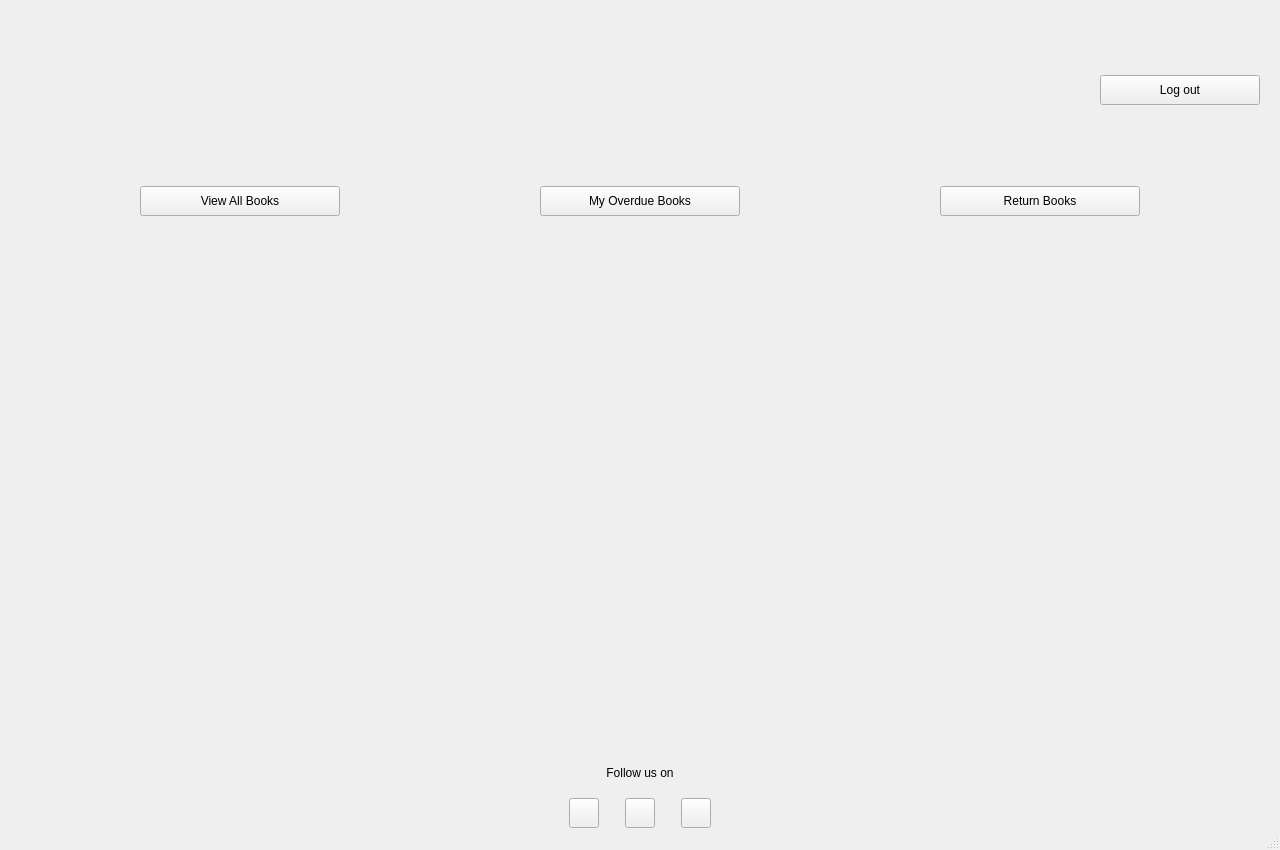
<?xml version="1.0" encoding="UTF-8"?>
<ui version="4.0">
 <class>MemberWindow</class>
 <widget class="QMainWindow" name="MemberWindow">
  <property name="geometry">
   <rect>
    <x>0</x>
    <y>0</y>
    <width>1280</width>
    <height>850</height>
   </rect>
  </property>
  <property name="minimumSize">
   <size>
    <width>1280</width>
    <height>850</height>
   </size>
  </property>
  <property name="maximumSize">
   <size>
    <width>1280</width>
    <height>850</height>
   </size>
  </property>
  <property name="windowTitle">
   <string>MainWindow</string>
  </property>
  <widget class="QWidget" name="centralwidget">
   <property name="maximumSize">
    <size>
     <width>1280</width>
     <height>850</height>
    </size>
   </property>
   <layout class="QVBoxLayout" name="verticalLayout_2">
    <property name="spacing">
     <number>0</number>
    </property>
    <property name="leftMargin">
     <number>0</number>
    </property>
    <property name="topMargin">
     <number>0</number>
    </property>
    <property name="rightMargin">
     <number>0</number>
    </property>
    <property name="bottomMargin">
     <number>0</number>
    </property>
    <item>
     <widget class="QWidget" name="header" native="true">
      <property name="minimumSize">
       <size>
        <width>1280</width>
        <height>200</height>
       </size>
      </property>
      <layout class="QVBoxLayout" name="verticalLayout">
       <property name="leftMargin">
        <number>0</number>
       </property>
       <property name="topMargin">
        <number>0</number>
       </property>
       <property name="rightMargin">
        <number>0</number>
       </property>
       <property name="bottomMargin">
        <number>0</number>
       </property>
       <item>
        <layout class="QHBoxLayout" name="horizontalLayout">
         <property name="spacing">
          <number>0</number>
         </property>
         <item>
          <spacer name="horizontalSpacer_2">
           <property name="orientation">
            <enum>Qt::Horizontal</enum>
           </property>
           <property name="sizeType">
            <enum>QSizePolicy::Maximum</enum>
           </property>
           <property name="sizeHint" stdset="0">
            <size>
             <width>20</width>
             <height>20</height>
            </size>
           </property>
          </spacer>
         </item>
         <item>
          <widget class="QLabel" name="logolabel">
           <property name="minimumSize">
            <size>
             <width>400</width>
             <height>120</height>
            </size>
           </property>
           <property name="maximumSize">
            <size>
             <width>400</width>
             <height>120</height>
            </size>
           </property>
           <property name="text">
            <string/>
           </property>
          </widget>
         </item>
         <item>
          <spacer name="horizontalSpacer">
           <property name="orientation">
            <enum>Qt::Horizontal</enum>
           </property>
           <property name="sizeHint" stdset="0">
            <size>
             <width>40</width>
             <height>20</height>
            </size>
           </property>
          </spacer>
         </item>
         <item>
          <widget class="QPushButton" name="logout_button">
           <property name="sizePolicy">
            <sizepolicy hsizetype="Minimum" vsizetype="Fixed">
             <horstretch>0</horstretch>
             <verstretch>0</verstretch>
            </sizepolicy>
           </property>
           <property name="minimumSize">
            <size>
             <width>160</width>
             <height>30</height>
            </size>
           </property>
           <property name="maximumSize">
            <size>
             <width>160</width>
             <height>30</height>
            </size>
           </property>
           <property name="text">
            <string>Log out</string>
           </property>
          </widget>
         </item>
         <item>
          <spacer name="horizontalSpacer_3">
           <property name="orientation">
            <enum>Qt::Horizontal</enum>
           </property>
           <property name="sizeType">
            <enum>QSizePolicy::Maximum</enum>
           </property>
           <property name="sizeHint" stdset="0">
            <size>
             <width>20</width>
             <height>20</height>
            </size>
           </property>
          </spacer>
         </item>
        </layout>
       </item>
       <item>
        <layout class="QHBoxLayout" name="horizontalLayout_2">
         <property name="spacing">
          <number>0</number>
         </property>
         <item>
          <spacer name="horizontalSpacer_4">
           <property name="orientation">
            <enum>Qt::Horizontal</enum>
           </property>
           <property name="sizeType">
            <enum>QSizePolicy::Maximum</enum>
           </property>
           <property name="sizeHint" stdset="0">
            <size>
             <width>140</width>
             <height>20</height>
            </size>
           </property>
          </spacer>
         </item>
         <item>
          <widget class="QPushButton" name="viewbooks_button">
           <property name="minimumSize">
            <size>
             <width>200</width>
             <height>30</height>
            </size>
           </property>
           <property name="maximumSize">
            <size>
             <width>200</width>
             <height>30</height>
            </size>
           </property>
           <property name="text">
            <string>View All Books</string>
           </property>
          </widget>
         </item>
         <item>
          <spacer name="horizontalSpacer_6">
           <property name="orientation">
            <enum>Qt::Horizontal</enum>
           </property>
           <property name="sizeHint" stdset="0">
            <size>
             <width>40</width>
             <height>20</height>
            </size>
           </property>
          </spacer>
         </item>
         <item>
          <widget class="QPushButton" name="overdue_button">
           <property name="minimumSize">
            <size>
             <width>200</width>
             <height>30</height>
            </size>
           </property>
           <property name="maximumSize">
            <size>
             <width>200</width>
             <height>30</height>
            </size>
           </property>
           <property name="text">
            <string>My Overdue Books</string>
           </property>
          </widget>
         </item>
         <item>
          <spacer name="horizontalSpacer_7">
           <property name="orientation">
            <enum>Qt::Horizontal</enum>
           </property>
           <property name="sizeHint" stdset="0">
            <size>
             <width>40</width>
             <height>20</height>
            </size>
           </property>
          </spacer>
         </item>
         <item>
          <widget class="QPushButton" name="return_button">
           <property name="minimumSize">
            <size>
             <width>200</width>
             <height>30</height>
            </size>
           </property>
           <property name="maximumSize">
            <size>
             <width>200</width>
             <height>30</height>
            </size>
           </property>
           <property name="text">
            <string>Return Books</string>
           </property>
          </widget>
         </item>
         <item>
          <spacer name="horizontalSpacer_5">
           <property name="orientation">
            <enum>Qt::Horizontal</enum>
           </property>
           <property name="sizeType">
            <enum>QSizePolicy::Maximum</enum>
           </property>
           <property name="sizeHint" stdset="0">
            <size>
             <width>140</width>
             <height>20</height>
            </size>
           </property>
          </spacer>
         </item>
        </layout>
       </item>
      </layout>
     </widget>
    </item>
    <item>
     <layout class="QGridLayout" name="activeLayout">
      <property name="spacing">
       <number>6</number>
      </property>
      <item row="0" column="0">
       <spacer name="activeSpacer">
        <property name="orientation">
         <enum>Qt::Horizontal</enum>
        </property>
        <property name="sizeType">
         <enum>QSizePolicy::Minimum</enum>
        </property>
        <property name="sizeHint" stdset="0">
         <size>
          <width>0</width>
          <height>0</height>
         </size>
        </property>
       </spacer>
      </item>
      <item row="2" column="0">
       <spacer name="verticalSpacer_2">
        <property name="orientation">
         <enum>Qt::Vertical</enum>
        </property>
        <property name="sizeType">
         <enum>QSizePolicy::Fixed</enum>
        </property>
        <property name="sizeHint" stdset="0">
         <size>
          <width>0</width>
          <height>500</height>
         </size>
        </property>
       </spacer>
      </item>
      <item row="2" column="1">
       <widget class="QLabel" name="background">
        <property name="minimumSize">
         <size>
          <width>1280</width>
          <height>500</height>
         </size>
        </property>
        <property name="text">
         <string/>
        </property>
       </widget>
      </item>
     </layout>
    </item>
    <item>
     <widget class="QLabel" name="followus">
      <property name="minimumSize">
       <size>
        <width>1280</width>
        <height>50</height>
       </size>
      </property>
      <property name="maximumSize">
       <size>
        <width>1280</width>
        <height>50</height>
       </size>
      </property>
      <property name="text">
       <string>Follow us on</string>
      </property>
      <property name="alignment">
       <set>Qt::AlignCenter</set>
      </property>
     </widget>
    </item>
    <item>
     <layout class="QHBoxLayout" name="horizontalLayout_3">
      <property name="spacing">
       <number>6</number>
      </property>
      <item>
       <spacer name="horizontalSpacer_10">
        <property name="orientation">
         <enum>Qt::Horizontal</enum>
        </property>
        <property name="sizeHint" stdset="0">
         <size>
          <width>40</width>
          <height>20</height>
         </size>
        </property>
       </spacer>
      </item>
      <item>
       <widget class="QPushButton" name="facebookButton">
        <property name="minimumSize">
         <size>
          <width>30</width>
          <height>30</height>
         </size>
        </property>
        <property name="maximumSize">
         <size>
          <width>30</width>
          <height>30</height>
         </size>
        </property>
        <property name="text">
         <string/>
        </property>
       </widget>
      </item>
      <item>
       <spacer name="horizontalSpacer_8">
        <property name="orientation">
         <enum>Qt::Horizontal</enum>
        </property>
        <property name="sizeType">
         <enum>QSizePolicy::Maximum</enum>
        </property>
        <property name="sizeHint" stdset="0">
         <size>
          <width>20</width>
          <height>20</height>
         </size>
        </property>
       </spacer>
      </item>
      <item>
       <widget class="QPushButton" name="twitterButton">
        <property name="minimumSize">
         <size>
          <width>30</width>
          <height>30</height>
         </size>
        </property>
        <property name="maximumSize">
         <size>
          <width>30</width>
          <height>30</height>
         </size>
        </property>
        <property name="text">
         <string/>
        </property>
       </widget>
      </item>
      <item>
       <spacer name="horizontalSpacer_9">
        <property name="orientation">
         <enum>Qt::Horizontal</enum>
        </property>
        <property name="sizeType">
         <enum>QSizePolicy::Maximum</enum>
        </property>
        <property name="sizeHint" stdset="0">
         <size>
          <width>20</width>
          <height>20</height>
         </size>
        </property>
       </spacer>
      </item>
      <item>
       <widget class="QPushButton" name="instaButton">
        <property name="minimumSize">
         <size>
          <width>30</width>
          <height>30</height>
         </size>
        </property>
        <property name="maximumSize">
         <size>
          <width>30</width>
          <height>30</height>
         </size>
        </property>
        <property name="text">
         <string/>
        </property>
       </widget>
      </item>
      <item>
       <spacer name="horizontalSpacer_11">
        <property name="orientation">
         <enum>Qt::Horizontal</enum>
        </property>
        <property name="sizeHint" stdset="0">
         <size>
          <width>40</width>
          <height>20</height>
         </size>
        </property>
       </spacer>
      </item>
     </layout>
    </item>
   </layout>
  </widget>
  <widget class="QMenuBar" name="menubar">
   <property name="geometry">
    <rect>
     <x>0</x>
     <y>0</y>
     <width>1280</width>
     <height>21</height>
    </rect>
   </property>
  </widget>
  <widget class="QStatusBar" name="statusbar"/>
 </widget>
 <resources/>
 <connections/>
</ui>
